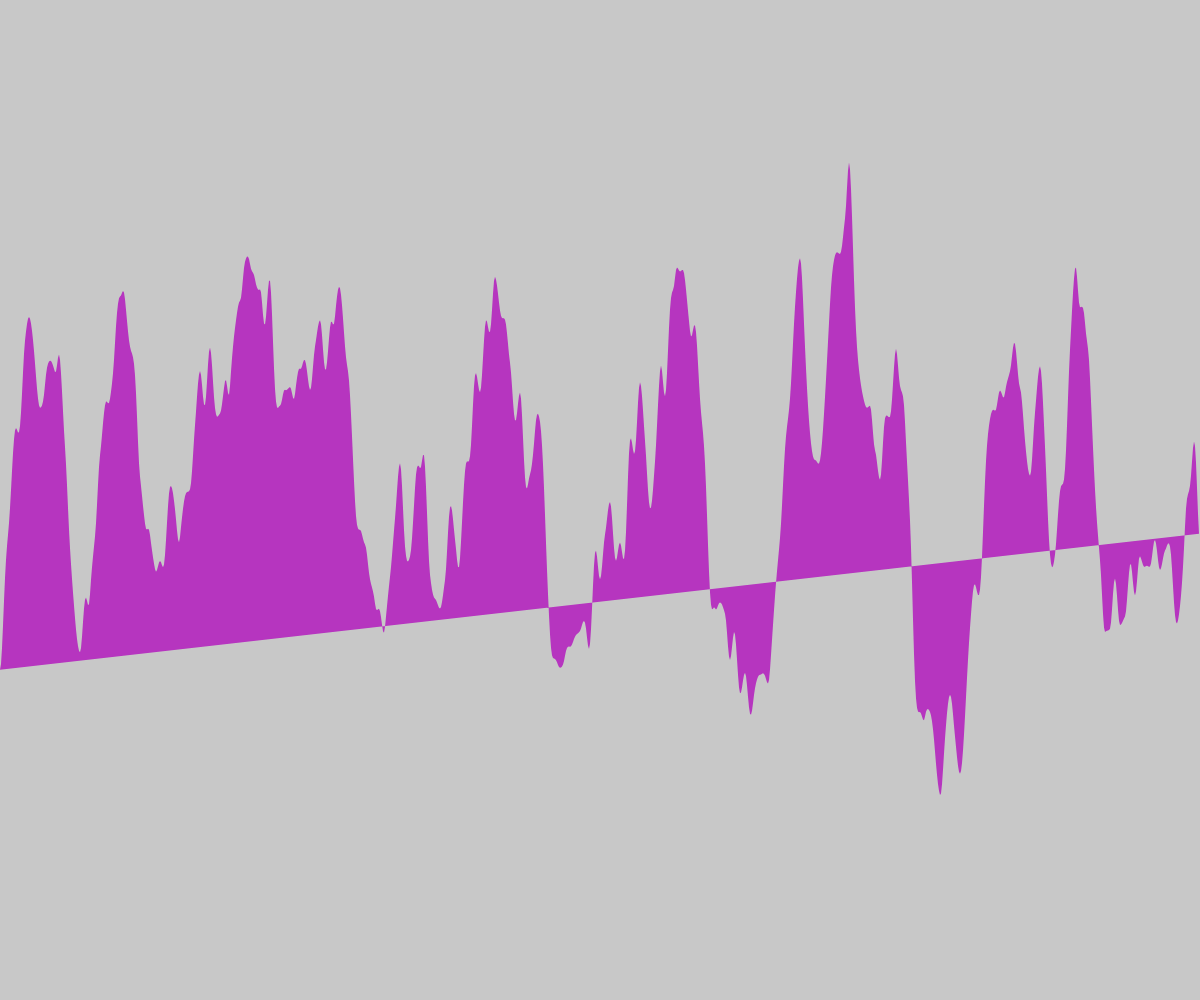
Frame 1 (no input)
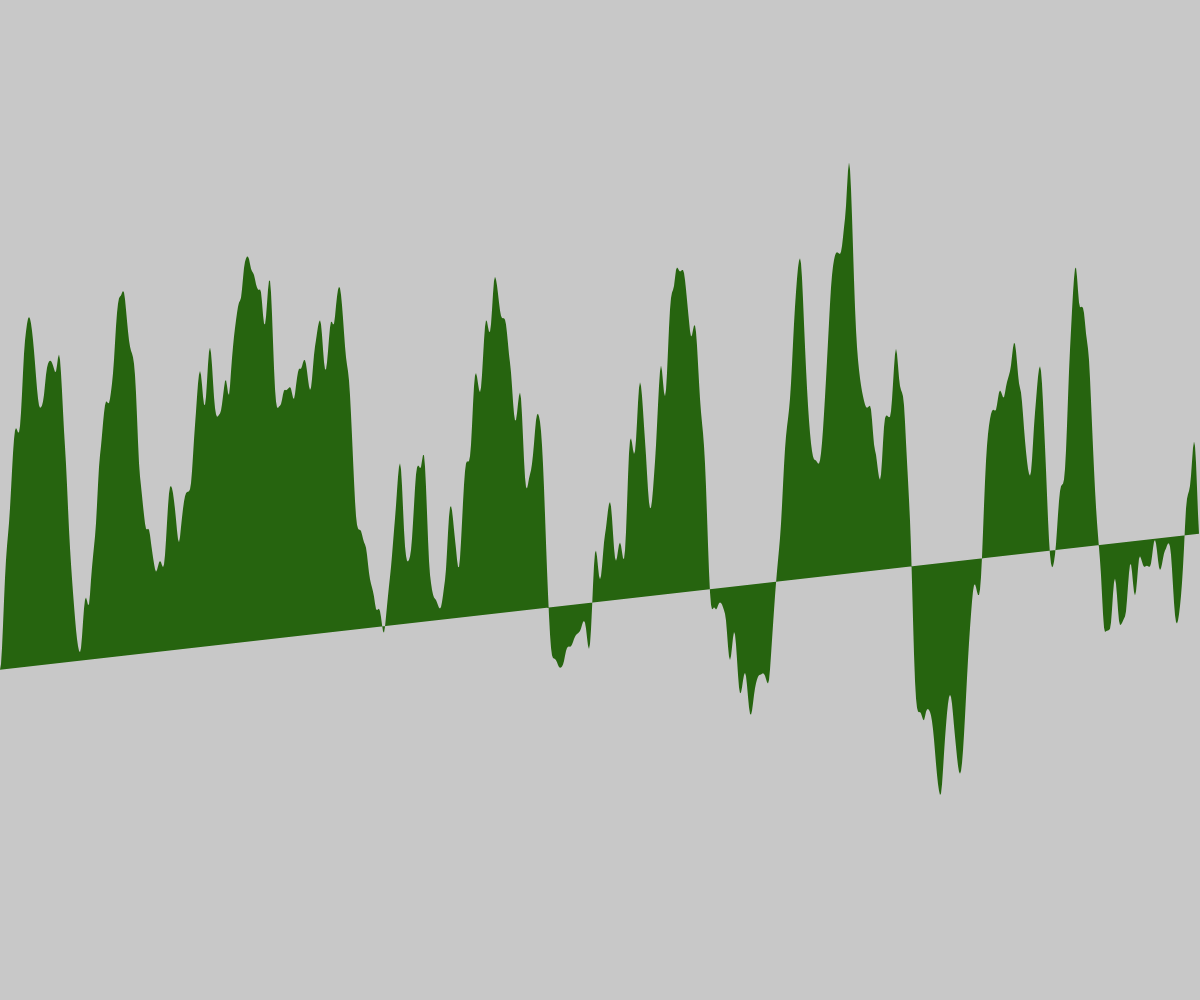
Frame 60 (no input)
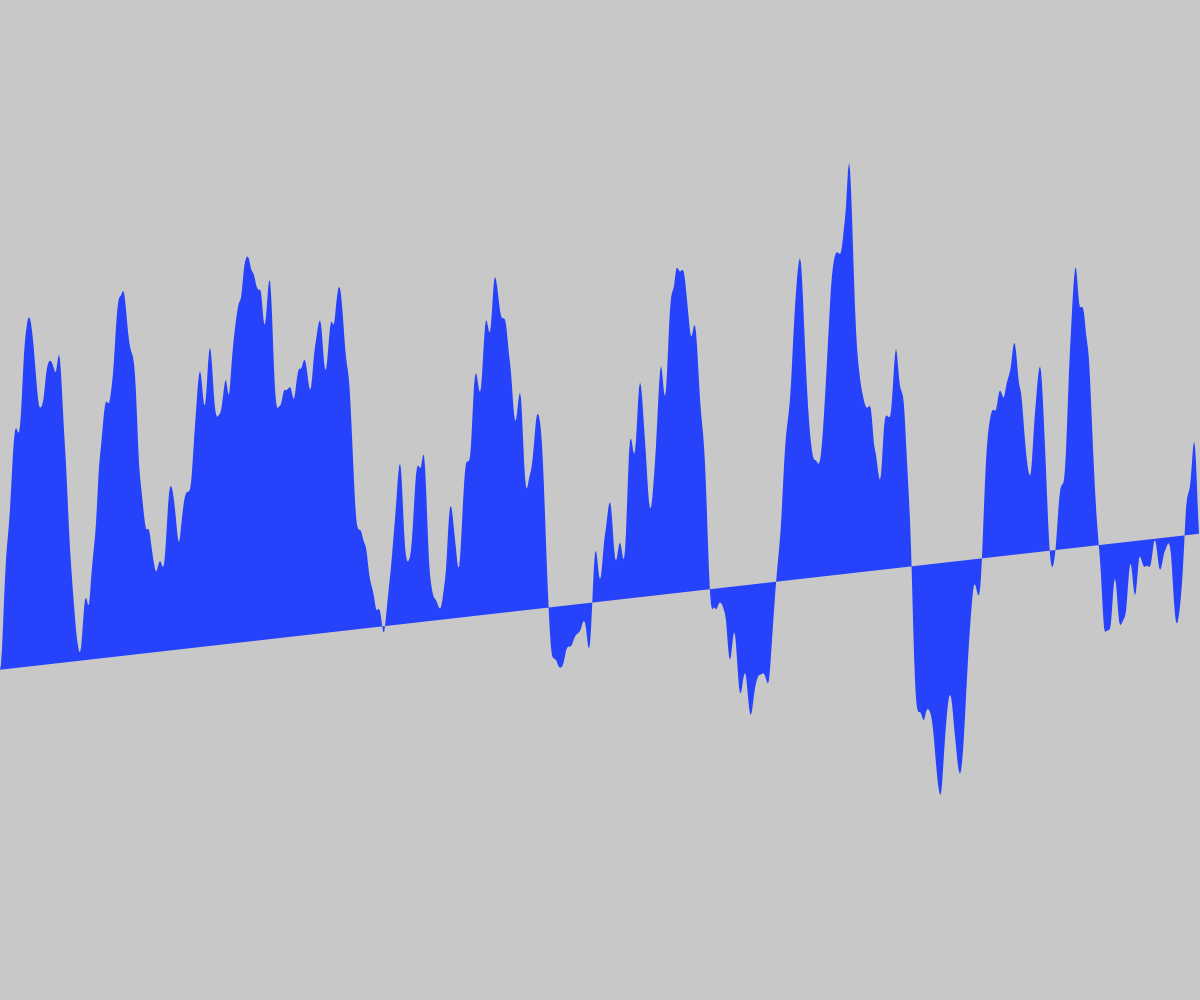
Frame 120 (the mouse pressed at the canvas centre since frame 60)

The p5.js sketch that drew these frames (run headless with seeded random() and noise() and a simulated clock; from frame 60 on, the mouse is pressed at the canvas centre):

// p5.js sketch
// ── sketch.js
function setup(){
  createCanvas(windowWidth,windowHeight);

}

function draw(){
  background(200,200,200);
  noStroke();
//beginShape replaces line and the details associated with line
  beginShape();
  fill(random(0,255),random(0,255),random(0,255));
  for(let x=0;x < width; x++){

//this places the shape from 0 to width
    let nx = map(x,0,width,0,30);
// this creates variables in the "line"
    let y = height * noise(nx);
    vertex(x,y);
  }
    endShape();


}
